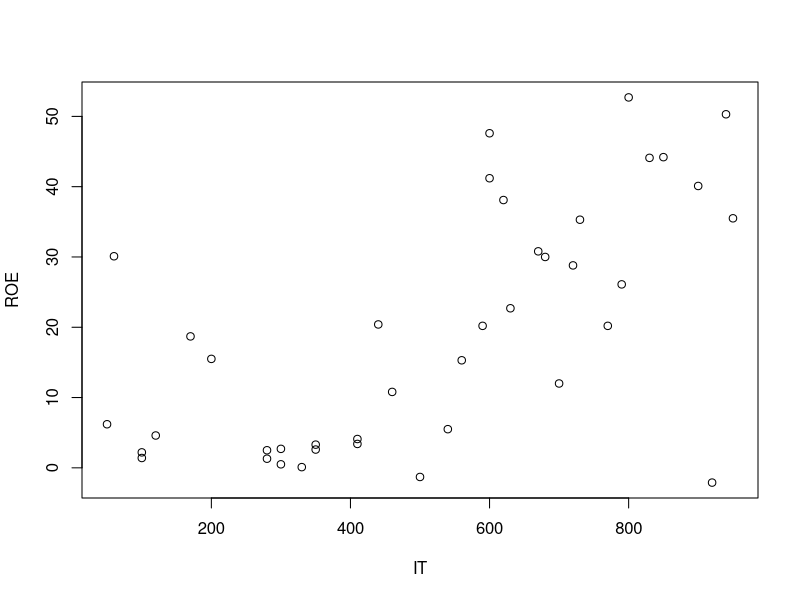

Source code (R): (Note: this script raises an error after producing the figure.)
#setting working directory
setwd("C:\\Users\\green\\Desktop\\Programming\\Data Analysis\\R\\Dataset")

####Example1. ROE-IT####
#step1. read data
iroed <- read.csv("ITroe.csv")

#step2. check data
head(iroed)
dim(iroed)

#step3. scatter plot, Correlation, Coeffient
plot(ROE~IT, data=iroed)
cor(iroed$ROE, iroed$IT)

#step4. Model fitting
model.iroed <- lm(ROE~IT, data = iroed)
summary(model.iroed)

####Example2. WAGE####
data <- read.csv("Table1_1.csv")
plot(wage ~ education, data = wage)
head(wage)
model.wage <- lm(wage ~ education+age, data = wage )
summary(model.wage)
# H0: B1 = 0, Ha: B1 != 0
# 추정 ols b1 = 1.23
# bk 확률분포 b1/s.e(b1) -> t분포 따를시 H0 True t분포 데이터량 n-k
# n - k 에서 k는 b0,b1,b2 갯수 
# t분포 평균 0 이기에 t value 절대값 높을수록 p-value 작아진다
# P-value 와 알파값을 통하여 H0 reject 여부 결정


##Example3. log wage
data <- read.csv("Table1_1.csv")
data$logwage <- log(data$wage)
model <- lm(wage~as.factor(female)+ as.factor(nonwhite)+ as.factor(union) 
            + education+ exper, data = data)
model3 <- lm(logwage~as.factor(female)+ as.factor(nonwhite)+ as.factor(union)
             + education+ exper, data= data)
summary(model3)

par(mfrow=c(1, 2))
plot(model$residuals~ model$fitted.values, main= "before trans")
abline(h=0, col="red")
plot(model3$residuals ~ model3$fitted.values, main= "after log trans")

model4 <- lm(logwage~female+nonwhite+union+education+exper, data = data)
summary(model4)
